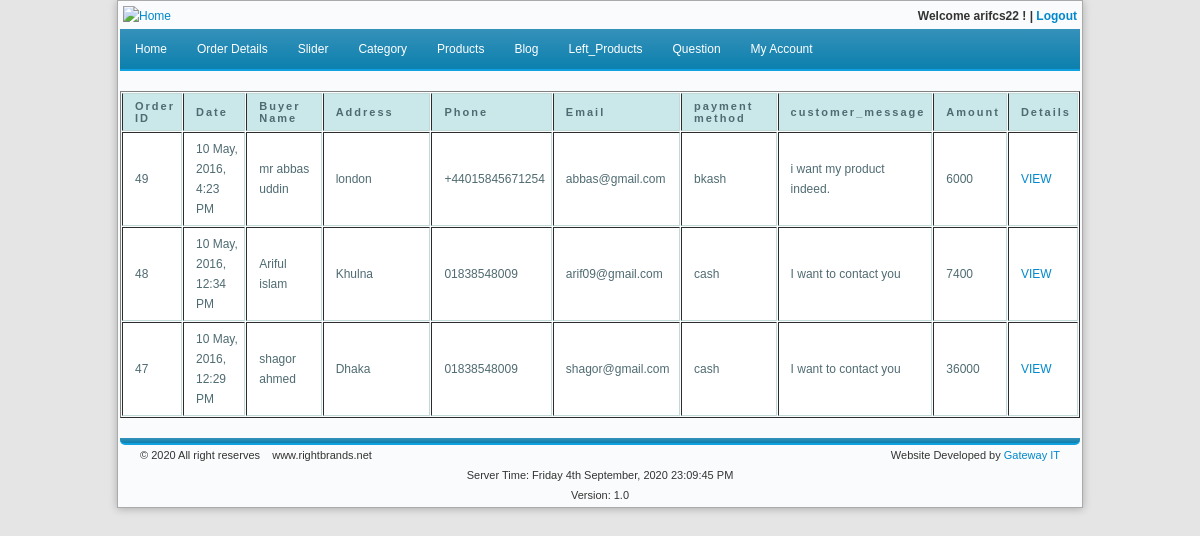
The page /admin/home.php (signed in) on the database its author committed.
### tables this page shows
CREATE TABLE `order` (
  `order_id` int(11) NOT NULL,
  `order_date` datetime NOT NULL,
  `order_custid` int(11) NOT NULL,
  `order_totalamount` int(11) NOT NULL,
  `status` int(11) NOT NULL
);

CREATE TABLE `customer` (
  `customer_id` int(11) NOT NULL,
  `customer_name` varchar(100) NOT NULL,
  `customer_address` text NOT NULL,
  `customer_phone` varchar(50) NOT NULL,
  `customer_user` varchar(70) NOT NULL,
  `customer_method` varchar(70) NOT NULL,
  `customer_message` varchar(230) NOT NULL,
  `customer_password` varchar(70) NOT NULL
);

### admin/page/body.php (the view, shortened to what this page needs)
<br />
<table class="mytable" cellspacing="1" width="100%" border="1" align="center">
  <tr>
    <th width="4%">Order ID</th>
    <th width="11%">Date</th>
    <th width="14%">Buyer Name</th>
    <th width="24%">Address</th>
    <th width="11%">Phone</th>
    <th width="15%">Email</th>
    <th width="17%">payment method</th>
    <th width="17%">customer_message</th>
    <th width="10%">Amount</th>
    <th width="9%">Details</th>
  </tr>
  <?php
 	$sql1="SELECT * FROM `order` WHERE status='1' ORDER BY 1 DESC";
	$query1=mysql_query($sql1);
  	while($abc1=mysql_fetch_row($query1)){
		$sql2="SELECT * FROM `customer` WHERE customer_id=$abc1[2]";
		$query2=mysql_query($sql2);
		$abc2=mysql_fetch_assoc($query2);
		extract($abc2);
  ?>
  <tr>
    <td><?php echo $abc1[0];?></td>
    <td><?php echo date("d M, Y, g:i A",strtotime($abc1[1]));?></td>
    <td><?php echo $customer_name;?></td>
    <td><?php echo $customer_address;?></td>
    <td><?php echo $customer_phone;?></td>
    <td><?php echo $customer_user;?></td>
    <td><?php echo $customer_method;?></td>
    <td><?php echo $customer_message;?></td>
    <td><?php echo $abc1[3];?></td>
     <td><a href="home.php?area=page&&action=view_order&&orderid=<?php echo $abc1[0];?>">VIEW</a></td>
  </tr>
  <?php
  }
  ?>
  </table>
  <br />

### admin/css/style.css (style rules this page uses)
body { background: #E5E5E5; }

### admin/css/tablestyle.css (style rules this page uses)
.mytable { padding: 0; margin: 0; }
.mytable th { font: bold 11px "Trebuchet MS", Verdana, Arial, Helvetica, sans-serif; color: #4f6b72; border-right: 1px solid #C1DAD7; border-bottom: 1px solid #C1DAD7; border-top: 1px solid #C1DAD7; letter-spacing: 2px; text-align: left; padding: 6px 6px 6px 12px; background: #CAE8EA url(assets/bg_header.jpg) no-repeat; }
.mytable td { font-size: 12px; border-right: 1px solid #C1DAD7; border-bottom: 1px solid #C1DAD7; background: #fff; padding: 6px 6px 6px 12px; color: #4f6b72; }

### rows shown on the page
order: order_id "49", order_date "10 May, 2016, 4:23 PM", customer.customer_name "mr abbas uddin", customer.customer_address "london", customer.customer_phone "+44015845671254", customer.customer_user "abbas@gmail.com", customer.customer_method "bkash", customer.customer_message "i want my product indeed.", order_totalamount "6000"
order: order_id "48", order_date "10 May, 2016, 12:34 PM", customer.customer_name "Ariful islam", customer.customer_address "Khulna", customer.customer_phone "01838548009", customer.customer_user "arif09@gmail.com", customer.customer_method "cash", customer.customer_message "I want to contact you", order_totalamount "7400"
order: order_id "47", order_date "10 May, 2016, 12:29 PM", customer.customer_name "shagor ahmed", customer.customer_address "Dhaka", customer.customer_phone "01838548009", customer.customer_user "shagor@gmail.com", customer.customer_method "cash", customer.customer_message "I want to contact you", order_totalamount "36000"

### other values the page prints
$_SESSION['user'] "arifcs22"
$update_date "Friday 4th September, 2020 23:09:45 PM"
